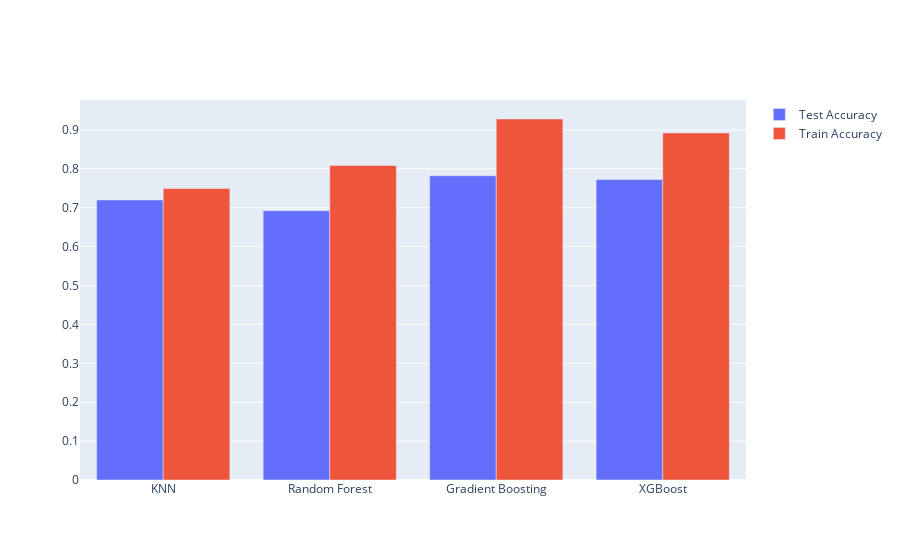

Notebook source saved alongside this figure:
### Code cell
import plotly.graph_objects as go

fig = go.Figure(data=[
    go.Bar(name='Test Accuracy', x=all_scores_df.model, y=all_scores_df.test_accuracy),
    go.Bar(name='Train Accuracy', x=all_scores_df.model, y=all_scores_df.train_accuracy)
])
# Change the bar mode
fig.update_layout(barmode='group')
fig.show()

### Figure 1 — Plotly figure (JSON) as saved in the notebook; plotly's stock layout.template omitted (floating-point values rounded to 4 significant figures)
{"data": [{"name": "Test Accuracy", "type": "bar", "x": ["KNN", "Random Forest", "Gradient Boosting", "XGBoost"], "y": [0.7199, 0.6922, 0.7821, 0.7725]}, {"name": "Train Accuracy", "type": "bar", "x": ["KNN", "Random Forest", "Gradient Boosting", "XGBoost"], "y": [0.7497, 0.8084, 0.9281, 0.8924]}], "layout": {"barmode": "group"}}
